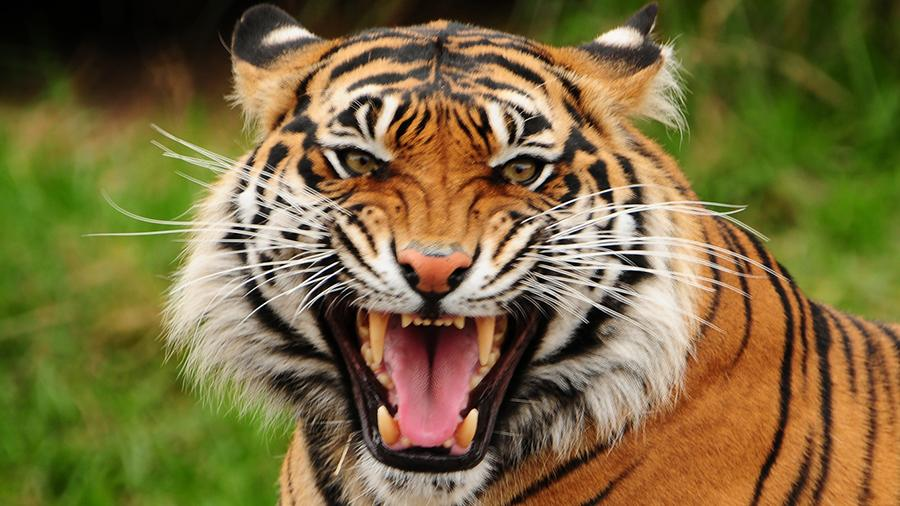
#> input picture data/1.tiger.jpg, 900 x 506 px
$ jupyter execute --allow-errors 2.ipynb   (shell and % lines are left out)
#> lines starting #> are read from the running program, lines starting #| are printed output that depends on the picture
# Коррекция яркости и цвета

## Линейная коррекция контраста

Гистограмма - график:
* x - яркость пикселя
* y - количество пикселей

При делении пиксели масштабируются на [0, 128] например при делении на 2. Это вызывает падение контрастности.
Контрастность означает, что цвета принимают не полный набор значений, а лишь некоторый отрезок

[cell 1]
from skimage.io import imread, imsave, imshow
from skimage import img_as_float, img_as_ubyte
import numpy as np

from matplotlib.pyplot import hist

%pylab inline

[cell 2]
img = imread('data/1.tiger.jpg')
#> img is the input picture: shape (506, 900, 3); mean R, G, B 121.6, 106.8, 61.9
imshow(img)

[cell 3]
values, bin_edges, patches = hist(img.ravel(), bins=range(257), color='black')
#> values = 256 values, max 10162 at index 0, min 288 at index 254, mean 5336.7; bin_edges = 257 values from 0 to 256; patches = 256 items
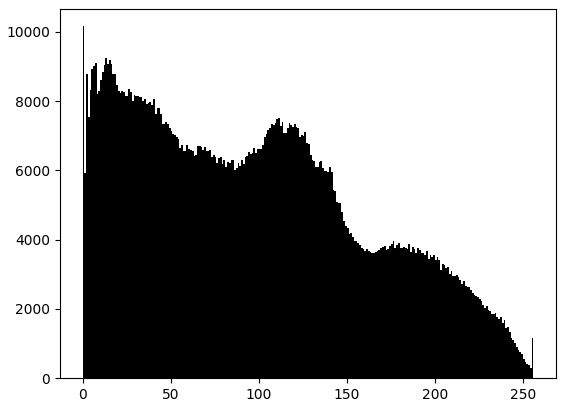
#> figure drawn by matplotlib, 1 panel; tallest bar 10162 high, from x = 0 to 1

### Автоконтраст изображения

[cell 4]
img = (img / 2).astype('uint8')
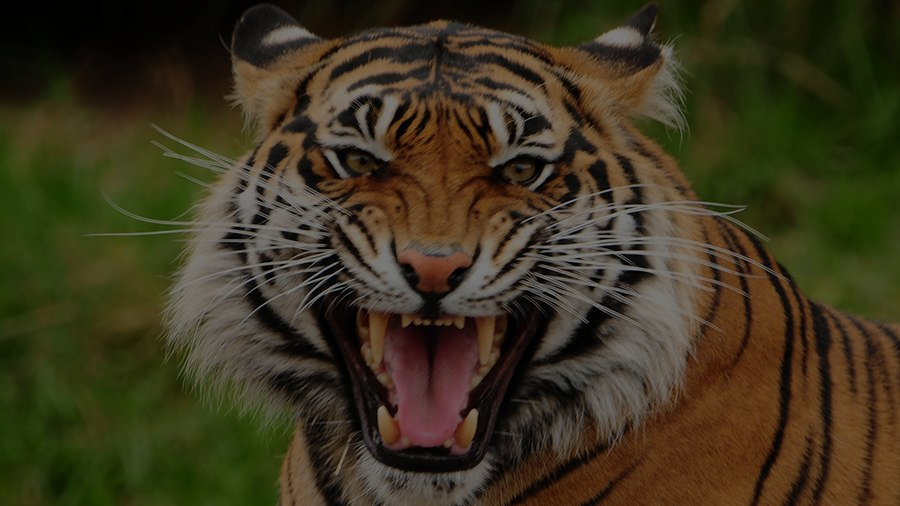
#> img: shape (506, 900, 3); mean R, G, B 60.6, 53.2, 30.7

[cell 5]
values, bin_edges, patches = hist(img.ravel(), bins=range(257),
                                  color='black')
#> values = 256 values, max 18283 at index 6, min 0 at index 128, mean 5336.7
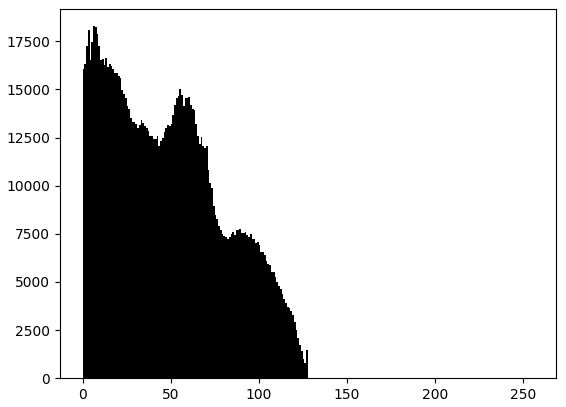
#> figure drawn by matplotlib, 1 panel; tallest bar 18283 high, from x = 6 to 7

[cell 6]
imshow(img)

[cell 7]
cor_img = ((img - img.min()) / (img.max() - img.min()) * 255).astype('uint8')
values, bin_edges, patches = hist(cor_img.ravel(), bins=range(257),
                                  color='black')
#> values = 256 values, max 18283 at index 12, min 0 at index 1, mean 5336.7
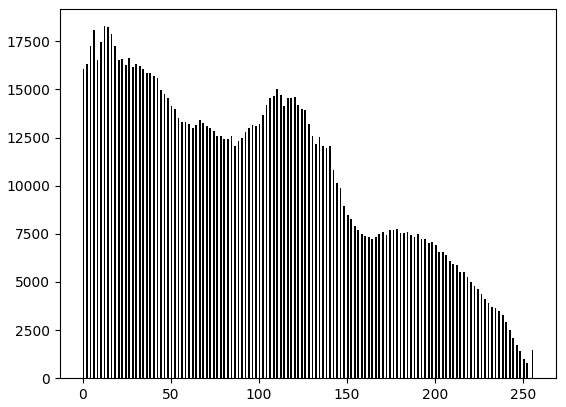
#> figure drawn by matplotlib, 1 panel; tallest bar 18283 high, from x = 12 to 13

[cell 8]
imshow(cor_img)

## Стабильный автоконтраст

При наличие очень ярких и очень темных пикселей на неконтрастной картинке,  автоконтраст выше работать не будет.

#> (a cell that did not finish here is left out)

[cell 10]
imshow(img_as_ubyte(img))

[cell 11]
k = round(img.size * 0.05)
#> k = 68310
sort_ravel = sorted(img.ravel())
#> sort_ravel = 1366200 items

min_ = sort_ravel[k]
#> min_ = 4
max_ = sort_ravel[img.size - k]
#> max_ = 107

print(min_, max_)
#| 4 107

[cell 12]
values, bin_edges, patches = hist(cor_img.ravel(), bins=range(257),
                                  color='black')

[cell 13]
img.astype('float')
cor_img = np.clip((img - min_) / (max_ - min_) * 255, 0, 255).astype('uint8')
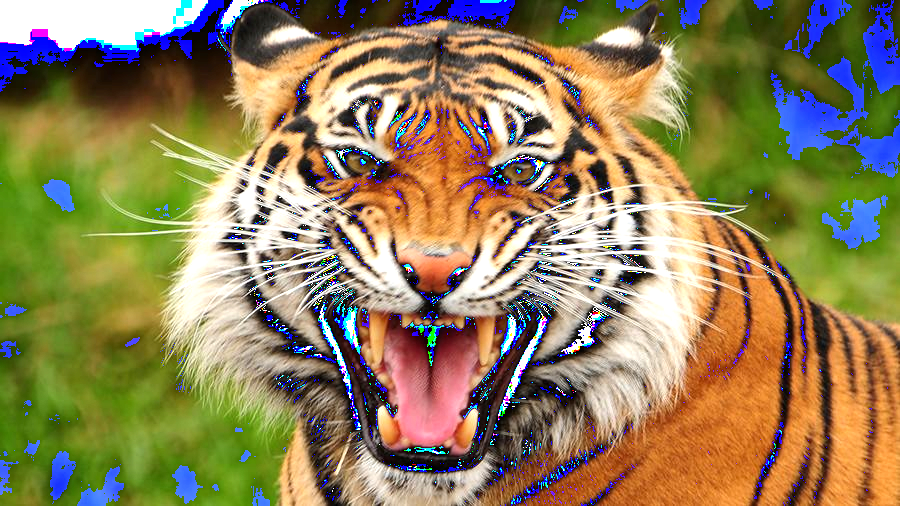
#> cor_img: shape (506, 900, 3); mean R, G, B 143.8, 128.7, 89.9

[cell 14]
imshow(cor_img)

[cell 15]
max_
#> Out = 107

[cell 16]
img.astype('float')
cor_img = np.clip((img - min_) / (max_ - min_) * 255, 0, 255).astype('uint8')

[cell 17]
imshow((img - min_) / (max_ - min_) * 255)
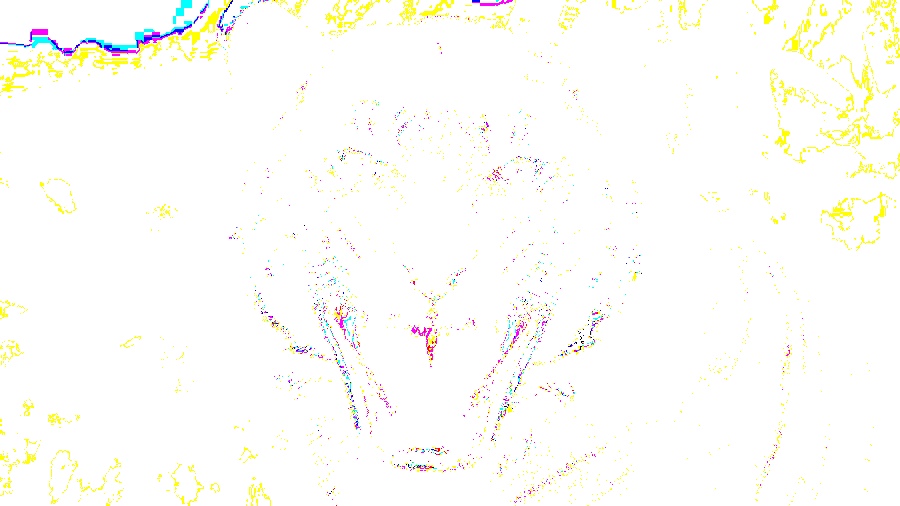
#> shown: shape (506, 900, 3) float64; mean R, G, B 0.995, 0.993, 0.975
